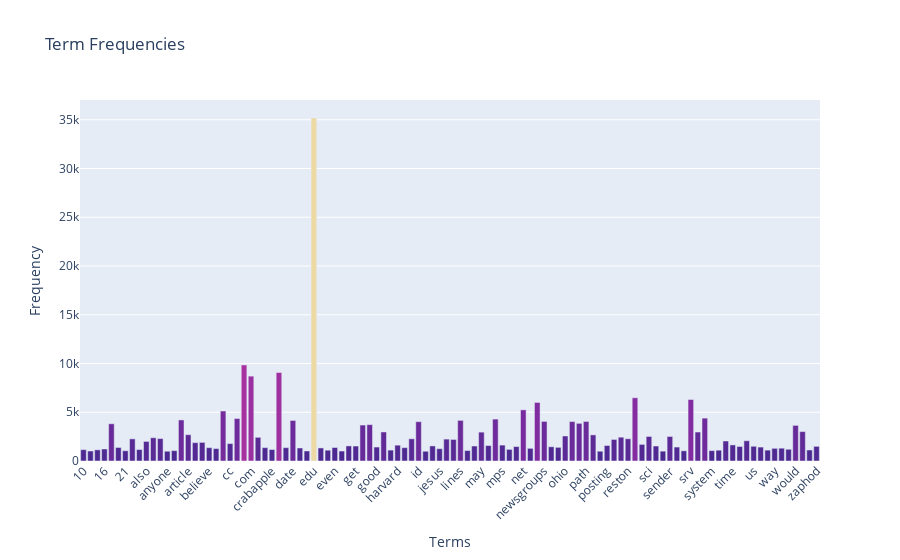

The code cell stored with this chart in its notebook:
### Code cell
# Plot the term frequency in Plotly
fig = px.bar(term_freq_df, x='term', y='frequency', title="Term Frequencies",
             labels={'term': 'Term', 'frequency': 'Frequency'},
             color='frequency', color_continuous_scale='Agsunset')

fig.update_layout(
    xaxis_tickangle=-45,
    xaxis_title='Terms',
    yaxis_title='Frequency',
    coloraxis_showscale=False
)

fig.show()

### Figure 1 — Plotly figure (JSON) as saved in the notebook; plotly's stock layout.template omitted (floating-point values rounded to 4 significant figures)
{"data": [{"alignmentgroup": "True", "hovertemplate": "Term=%{x}<br>Frequency=%{marker.color}<extra></extra>", "legendgroup": "", "marker": {"color": [1164, 1026, 1146, 1232, 3816, 1387, 1052, 2271, 1174, 2007, 2387, 2300, 1003, 1066, 4211, 2699, 1880, 1909, 1366, 1277, 5126, 1787, 4355, 9853, 8705, 2429, 1373, 1178, 9075, 1365, 4158, 1335, 1029, 35175, 1340, 1108, 1383, 1023, 1548, 1534, 3688, 3729, 1432, 2979, 1118, 1624, 1370, 2277, 4034, 1000, 1547, 1263, 2246, 2208, 4166, 1071, 1538, 2961, 1584, 4299, 1631, 1191, 1480, 5247, 1300, 6005, 4062, 1461, 1401, 2567, 4044, 3862, 4057, 2679, 1003, 1591, 2210, 2442, 2283, 6485, 1703, 2517, 1539, 1010, 2516, 1431, 1045, 6307, 2971, 4396, 1065, 1110, 2050, 1648, 1490, 2077, 1511, 1428, 1116, 1300, 1315, 1205, 3653, 3017, 1131, 1504], "coloraxis": "coloraxis", "pattern": {"shape": ""}}, "name": "", "offsetgroup": "", "orientation": "v", "showlegend": false, "textposition": "auto", "type": "bar", "x": ["10", "11", "15", "16", "1993", "20", "21", "93", "ac", "also", "alt", "ans", "anyone", "approved", "apr", "article", "atheism", "athos", "believe", "ca", "cantaloupe", "cc", "christian", "cmu", "com", "comp", "could", "crabapple", "cs", "das", "date", "de", "ece", "edu", "eng", "europa", "even", "fs7", "geneva", "get", "gmt", "god", "good", "graphics", "gtefsd", "harvard", "host", "howland", "id", "igor", "image", "jesus", "know", "like", "lines", "make", "many", "may", "med", "message", "mps", "much", "near", "net", "new", "news", "newsgroups", "nntp", "noc", "ohio", "one", "organization", "path", "people", "point", "posting", "references", "religion", "reston", "rutgers", "say", "sci", "see", "sei", "sender", "soc", "something", "srv", "state", "subject", "system", "talk", "think", "time", "uk", "university", "us", "use", "usenet", "way", "well", "world", "would", "writes", "xref", "zaphod"], "xaxis": "x", "y": [1164, 1026, 1146, 1232, 3816, 1387, 1052, 2271, 1174, 2007, 2387, 2300, 1003, 1066, 4211, 2699, 1880, 1909, 1366, 1277, 5126, 1787, 4355, 9853, 8705, 2429, 1373, 1178, 9075, 1365, 4158, 1335, 1029, 35175, 1340, 1108, 1383, 1023, 1548, 1534, 3688, 3729, 1432, 2979, 1118, 1624, 1370, 2277, 4034, 1000, 1547, 1263, 2246, 2208, 4166, 1071, 1538, 2961, 1584, 4299, 1631, 1191, 1480, 5247, 1300, 6005, 4062, 1461, 1401, 2567, 4044, 3862, 4057, 2679, 1003, 1591, 2210, 2442, 2283, 6485, 1703, 2517, 1539, 1010, 2516, 1431, 1045, 6307, 2971, 4396, 1065, 1110, 2050, 1648, 1490, 2077, 1511, 1428, 1116, 1300, 1315, 1205, 3653, 3017, 1131, 1504], "yaxis": "y"}], "layout": {"barmode": "relative", "coloraxis": {"colorbar": {"title": {"text": "Frequency"}}, "colorscale": [[0, "rgb(75, 41, 145)"], [0.1667, "rgb(135, 44, 162)"], [0.3333, "rgb(192, 54, 157)"], [0.5, "rgb(234, 79, 136)"], [0.6667, "rgb(250, 120, 118)"], [0.8333, "rgb(246, 169, 122)"], [1, "rgb(237, 217, 163)"]], "showscale": false}, "legend": {"tracegroupgap": 0}, "title": {"text": "Term Frequencies"}, "xaxis": {"anchor": "y", "domain": [0, 1], "tickangle": -45, "title": {"text": "Terms"}}, "yaxis": {"anchor": "x", "domain": [0, 1], "title": {"text": "Frequency"}}}}
